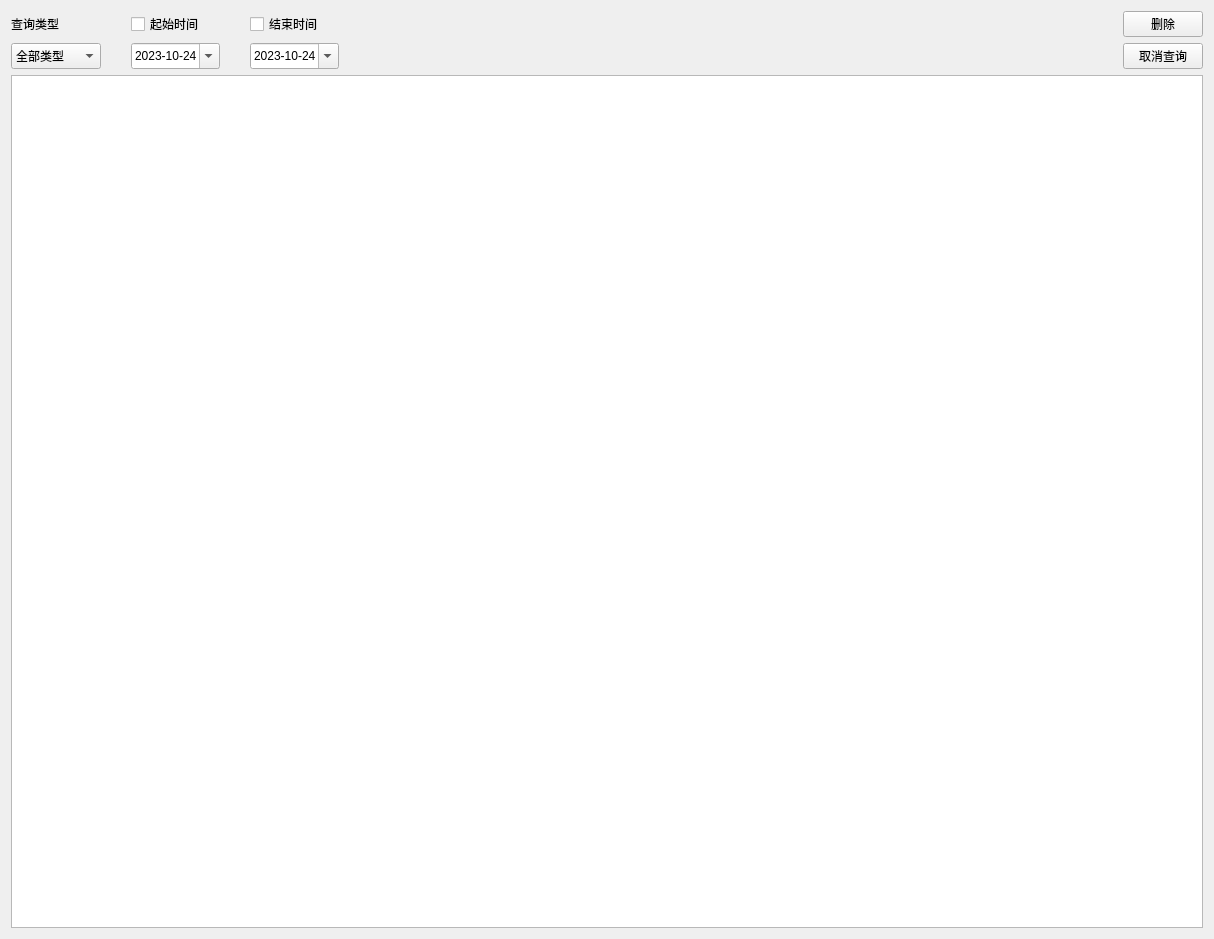
<?xml version="1.0" encoding="UTF-8"?>
<ui version="4.0">
 <class>TableView</class>
 <widget class="QWidget" name="TableView">
  <property name="geometry">
   <rect>
    <x>0</x>
    <y>0</y>
    <width>1214</width>
    <height>939</height>
   </rect>
  </property>
  <property name="windowTitle">
   <string>Form</string>
  </property>
  <layout class="QGridLayout" name="gridLayout_2">
   <item row="0" column="0">
    <layout class="QGridLayout" name="gridLayout">
     <property name="horizontalSpacing">
      <number>30</number>
     </property>
     <item row="0" column="2">
      <widget class="QCheckBox" name="endTime_checkBox">
       <property name="sizePolicy">
        <sizepolicy hsizetype="Preferred" vsizetype="Preferred">
         <horstretch>0</horstretch>
         <verstretch>0</verstretch>
        </sizepolicy>
       </property>
       <property name="text">
        <string>结束时间</string>
       </property>
      </widget>
     </item>
     <item row="0" column="1">
      <widget class="QCheckBox" name="startTime_checkBox">
       <property name="sizePolicy">
        <sizepolicy hsizetype="Preferred" vsizetype="Preferred">
         <horstretch>0</horstretch>
         <verstretch>0</verstretch>
        </sizepolicy>
       </property>
       <property name="text">
        <string>起始时间</string>
       </property>
       <property name="tristate">
        <bool>false</bool>
       </property>
      </widget>
     </item>
     <item row="1" column="1">
      <widget class="QDateEdit" name="fromDateEdit">
       <property name="sizePolicy">
        <sizepolicy hsizetype="Preferred" vsizetype="Preferred">
         <horstretch>0</horstretch>
         <verstretch>0</verstretch>
        </sizepolicy>
       </property>
       <property name="minimumSize">
        <size>
         <width>0</width>
         <height>0</height>
        </size>
       </property>
       <property name="displayFormat">
        <string>yyyy-M-d</string>
       </property>
       <property name="calendarPopup">
        <bool>true</bool>
       </property>
       <property name="date">
        <date>
         <year>2023</year>
         <month>10</month>
         <day>24</day>
        </date>
       </property>
      </widget>
     </item>
     <item row="0" column="0">
      <widget class="QLabel" name="label_4">
       <property name="text">
        <string>查询类型</string>
       </property>
      </widget>
     </item>
     <item row="1" column="2">
      <widget class="QDateEdit" name="toDateEdit">
       <property name="sizePolicy">
        <sizepolicy hsizetype="Preferred" vsizetype="Preferred">
         <horstretch>0</horstretch>
         <verstretch>0</verstretch>
        </sizepolicy>
       </property>
       <property name="minimumSize">
        <size>
         <width>0</width>
         <height>0</height>
        </size>
       </property>
       <property name="displayFormat">
        <string>yyyy-M-d</string>
       </property>
       <property name="calendarPopup">
        <bool>true</bool>
       </property>
       <property name="date">
        <date>
         <year>2023</year>
         <month>10</month>
         <day>24</day>
        </date>
       </property>
      </widget>
     </item>
     <item row="1" column="0">
      <widget class="QComboBox" name="alarmType_comboBox">
       <property name="sizePolicy">
        <sizepolicy hsizetype="Preferred" vsizetype="Preferred">
         <horstretch>0</horstretch>
         <verstretch>0</verstretch>
        </sizepolicy>
       </property>
       <property name="minimumSize">
        <size>
         <width>0</width>
         <height>0</height>
        </size>
       </property>
       <item>
        <property name="text">
         <string>全部类型</string>
        </property>
       </item>
       <item>
        <property name="text">
         <string>火灾</string>
        </property>
       </item>
       <item>
        <property name="text">
         <string>高空遮挡物</string>
        </property>
       </item>
       <item>
        <property name="text">
         <string>温度过高</string>
        </property>
       </item>
       <item>
        <property name="text">
         <string>冰覆盖</string>
        </property>
       </item>
      </widget>
     </item>
     <item row="1" column="4">
      <widget class="QPushButton" name="CancelQuery_btn">
       <property name="sizePolicy">
        <sizepolicy hsizetype="Preferred" vsizetype="Preferred">
         <horstretch>0</horstretch>
         <verstretch>0</verstretch>
        </sizepolicy>
       </property>
       <property name="minimumSize">
        <size>
         <width>0</width>
         <height>0</height>
        </size>
       </property>
       <property name="text">
        <string>取消查询</string>
       </property>
      </widget>
     </item>
     <item row="1" column="3">
      <spacer name="horizontalSpacer">
       <property name="orientation">
        <enum>Qt::Horizontal</enum>
       </property>
       <property name="sizeHint" stdset="0">
        <size>
         <width>40</width>
         <height>20</height>
        </size>
       </property>
      </spacer>
     </item>
     <item row="0" column="4">
      <widget class="QPushButton" name="delete_btn">
       <property name="text">
        <string>删除</string>
       </property>
      </widget>
     </item>
    </layout>
   </item>
   <item row="1" column="0">
    <widget class="QTableView" name="tableView"/>
   </item>
  </layout>
 </widget>
 <resources/>
 <connections/>
</ui>
